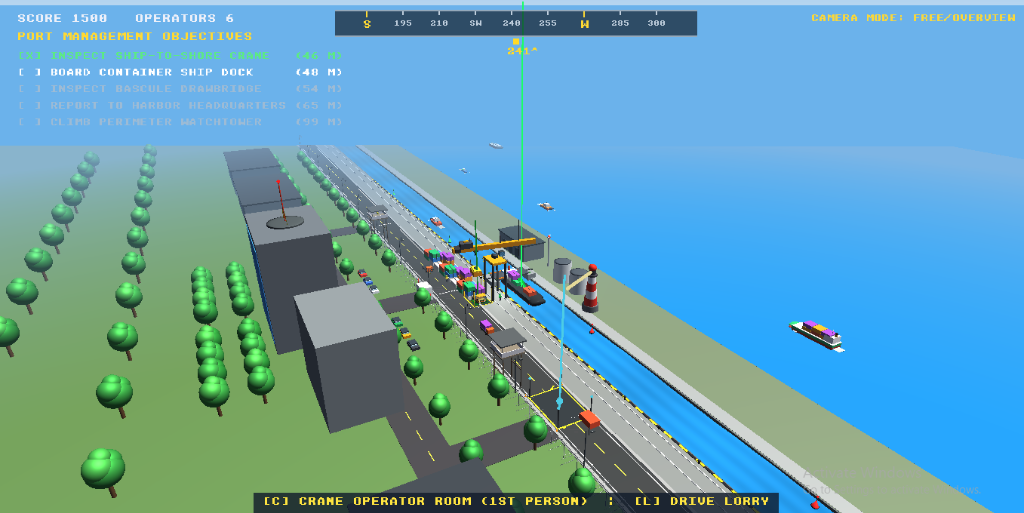
#> input picture GraphicsProject-main-main/report_assets/screenshot_overview.png, 1024 x 513 px, found by its file name
$ python generate_report_diagrams.py
#> lines starting #> are read from the running program, lines starting #| are printed output that depends on the picture
import os
import matplotlib
matplotlib.use('Agg')
import matplotlib.pyplot as plt
import matplotlib.patches as patches
from PIL import Image, ImageDraw, ImageFont
import numpy as np

os.makedirs('report_assets', exist_ok=True)

# -------------------------------------------------------------------------
# Figure 3.1: The six layers (dependencies point downward) and the main loop
# (Matching user's phone screenshot 1 but 100% customized for Sea Port 3D)
# -------------------------------------------------------------------------
fig, ax = plt.subplots(figsize=(10, 3.2), dpi=300)
ax.set_xlim(0, 10)
ax.set_ylim(0, 3.2)
ax.axis('off')

# Layer boxes (stacked on left)
layers = [
    ("Port: mission, STS crane mechanics, lorry transport, AI vessels, HUD, sound", "#d4ddf7"),
    ("Engine/Render: forward Blinn-Phong & Gouraud, multi-lights, sky dome", "#dce5f9"),
    ("Engine/World: quay collision, 1st-person FPS, crane cabin, 3rd-person orbit", "#e4ecfb"),
    ("Engine/Procedural: 7 analytical quadrics, buoys, traffic cones, water wave grid", "#ebf2fd"),
    ("Engine/GPU: GLSL 330 shaders, VAO/VBO/EBO buffers, in-memory font atlas", "#f2f7fe"),
    ("Engine/Platform: GLFW window, OpenGL 3.3 Core, input, high-res clock", "#f7faff")
]

box_x = 0.5
box_w = 5.6
box_h = 0.42
start_y = 2.65

for i, (text, col) in enumerate(layers):
    y = start_y - i * box_h
    rect = patches.Rectangle((box_x, y), box_w, box_h, linewidth=0.8, edgecolor='#333333', facecolor=col)
    ax.add_patch(rect)
    ax.text(box_x + box_w/2, y + box_h/2, text, ha='center', va='center', fontsize=7.2, color='#111111', weight='medium')

# Arrow pointing downward on the right of the stack
arr_x = box_x + box_w + 0.15
ax.annotate('', xy=(arr_x, start_y - 5.5 * box_h), xytext=(arr_x, start_y + box_h),
            arrowprops=dict(arrowstyle="->", lw=1.2, color='#222222'))
ax.text(arr_x + 0.1, start_y - 2.5 * box_h, "depends\non", ha='left', va='center', fontsize=7.5, color='#222222')

# Main loop on the right
loop_steps = ["init", "input", "update", "render", "end"]
step_x = 7.1
step_y = 1.6
step_w = 0.52
step_h = 0.32

for j, step in enumerate(loop_steps):
    x = step_x + j * (step_w + 0.12)
    # rounded box
    rect = patches.FancyBboxPatch((x, step_y - step_h/2), step_w, step_h, boxstyle="round,pad=0.04,rounding_size=0.08",
                                  linewidth=0.8, edgecolor='#333333', facecolor='#ffffff')
    ax.add_patch(rect)
    ax.text(x + step_w/2, step_y, step, ha='center', va='center', fontsize=7.5, color='#111111')

    if j < len(loop_steps) - 1:
        ax.annotate('', xy=(x + step_w + 0.12, step_y), xytext=(x + step_w, step_y),
                    arrowprops=dict(arrowstyle="->", lw=1.0, color='#333333'))

plt.tight_layout()
plt.savefig('report_assets/figure_six_layers_mainloop.png', bbox_inches='tight', dpi=300)
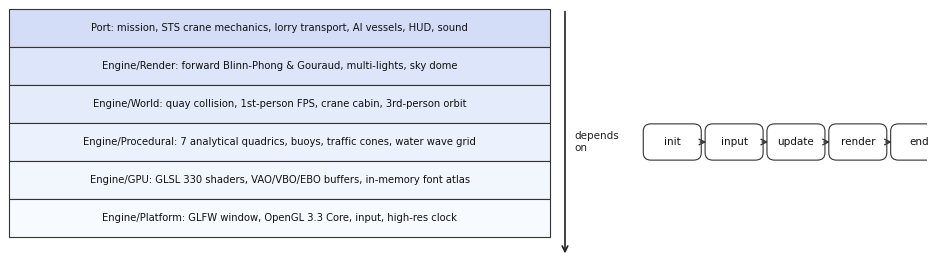
#> figure drawn by matplotlib, 1 panel
plt.close()
print("Generated figure_six_layers_mainloop.png")

# -------------------------------------------------------------------------
# Figure 3.6: The geometry of lighting: vectors and the four light types
# (Matching user's phone screenshot 2)
# -------------------------------------------------------------------------
fig, (ax1, ax2) = plt.subplots(1, 2, figsize=(9.5, 3.2), dpi=300, gridspec_kw={'width_ratios': [1, 1.3]})

# (a) Vectors of a model
ax1.set_xlim(-1.8, 1.8)
ax1.set_ylim(-0.4, 2.2)
ax1.axis('off')

# Surface
ax1.plot([-1.5, 1.5], [0, 0], color='#222222', lw=2)

# Normal n
ax1.annotate('', xy=(0, 1.8), xytext=(0, 0), arrowprops=dict(arrowstyle="->", lw=2, color='#111111'))
ax1.text(0, 1.95, "n", ha='center', va='bottom', fontsize=10, weight='bold')

# Light l
ax1.annotate('', xy=(-1.2, 1.2), xytext=(0, 0), arrowprops=dict(arrowstyle="->", lw=1.8, color='#b45309'))
ax1.text(-1.35, 1.3, "l", ha='center', va='bottom', fontsize=10, color='#b45309', weight='bold')

# View v
ax1.annotate('', xy=(1.3, 1.1), xytext=(0, 0), arrowprops=dict(arrowstyle="->", lw=1.8, color='#1e40af'))
ax1.text(1.42, 1.15, "v", ha='center', va='bottom', fontsize=10, color='#1e40af', weight='bold')

# Half vector h
H_dir = np.array([-1.2, 1.2]) / np.linalg.norm([-1.2, 1.2]) + np.array([1.3, 1.1]) / np.linalg.norm([1.3, 1.1])
H = 1.65 * (H_dir / np.linalg.norm(H_dir))
ax1.annotate('', xy=(H[0], H[1]), xytext=(0, 0), arrowprops=dict(arrowstyle="->", lw=1.8, color='#047857'))
ax1.text(H[0]+0.15, H[1]+0.05, "h", ha='center', va='bottom', fontsize=10, color='#047857', weight='bold')

# Arc for theta_i
arc = patches.Arc((0, 0), 1.0, 1.0, angle=0, theta1=90, theta2=135, color='#b45309', lw=1.2)
ax1.add_patch(arc)
ax1.text(-0.25, 0.65, r"$\theta_i$", fontsize=8.5, color='#b45309')

ax1.text(0, -0.3, "(a) Vectors of a model", ha='center', fontsize=9.5, weight='bold')

# (b) The four light types
ax2.set_xlim(0, 8.5)
ax2.set_ylim(-0.4, 2.2)
ax2.axis('off')

# 1. Directional
for dy in [0.7, 1.2, 1.7]:
    ax2.annotate('', xy=(1.4, dy - 0.45), xytext=(0.4, dy),
                 arrowprops=dict(arrowstyle="->", lw=1.5, color='#b45309'))
ax2.text(0.9, -0.1, "Directional\n(Sun)", ha='center', fontsize=8)

# 2. Point (Sodium lamp)
px, py = 3.1, 1.2
for ang in np.linspace(0, 2*np.pi, 8, endpoint=False):
    dx, dy = 0.5 * np.cos(ang), 0.5 * np.sin(ang)
    ax2.annotate('', xy=(px + dx, py + dy), xytext=(px, py),
                 arrowprops=dict(arrowstyle="->", lw=1.3, color='#b45309'))
ax2.scatter([px], [py], color='#b45309', s=40, zorder=5)
ax2.text(px, -0.1, "Point\n(Lamp)", ha='center', fontsize=8)

# 3. Spot (Crane worklight)
sx, sy = 5.4, 1.7
ax2.plot([sx - 0.55, sx, sx + 0.55, sx - 0.55], [0.55, sy, 0.55, 0.55], color='#b45309', lw=1.5)
ax2.annotate('', xy=(sx, 0.6), xytext=(sx, sy), arrowprops=dict(arrowstyle="->", lw=1.5, color='#b45309'))
ax2.text(sx, -0.1, "Spot\n(Worklight)", ha='center', fontsize=8)

# 4. Sweeping Lighthouse Beam
bx, by = 7.5, 1.7
for offset in [-0.3, -0.1, 0.1, 0.3]:
    ax2.annotate('', xy=(bx + offset, 0.5), xytext=(bx + offset, by),
                 arrowprops=dict(arrowstyle="->", lw=1.3, color='#b45309'))
ax2.plot([bx - 0.35, bx + 0.35], [by, by], color='#b45309', lw=2)
ax2.text(bx, -0.1, "Beam\n(Lighthouse)", ha='center', fontsize=8)

ax2.text(4.25, -0.3, "(b) The four simulation light types", ha='center', fontsize=9.5, weight='bold')

plt.tight_layout()
plt.savefig('report_assets/figure_lighting_geometry_four_types.png', bbox_inches='tight', dpi=300)
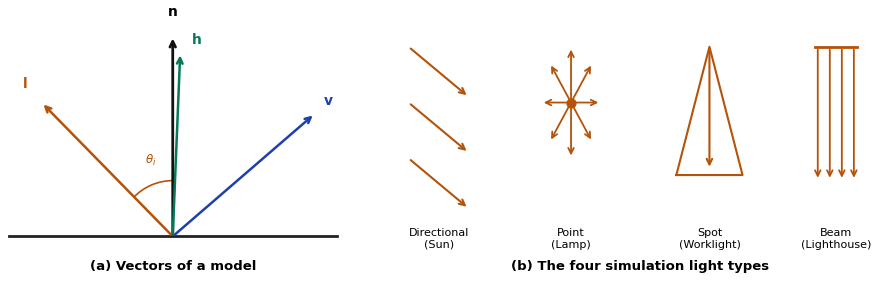
#> figure drawn by matplotlib, 2 panels
plt.close()
print("Generated figure_lighting_geometry_four_types.png")

# -------------------------------------------------------------------------
# Figure 4.2: 9-Panel Engine and Simulation in Action Collage
# (Matching user's phone screenshot 3 with REAL in-game screenshots)
# -------------------------------------------------------------------------
grid_items = [
    ("report_assets/screenshot_overview.png", "(a) Harbor Overview"),
    ("report_assets/screenshot_quayside_sts.png", "(b) Quayside STS Crane"),
    ("report_assets/screenshot_crane_loading_cab.png", "(c) 1st-Person Cabin Loading"),
    ("report_assets/screenshot_crane_tactical.png", "(d) 3rd-Person Tactical Orbit"),
    ("report_assets/screenshot_lorry_bay.png", "(e) Unload Bay & Lorry"),
    ("report_assets/screenshot_day_mode.png", "(f) Daytime Illumination"),
    ("report_assets/screenshot_night_mode.png", "(g) Nocturnal Light Pools"),
    ("C:/Users/CZ/.gemini/antigravity-ide/brain/27b72aa2-8c74-4ab8-aeeb-733b9d5643de/.user_uploaded/media_1791613879278.png", "(h) Sightline Bug (Before)"),
    ("report_assets/screenshot_crane_tactical.png", "(i) Sightline Fixed (After)")
]

fig, axes = plt.subplots(3, 3, figsize=(10, 7.5), dpi=300)
axes = axes.flatten()

for idx, (path, label) in enumerate(grid_items):
    ax = axes[idx]
    if os.path.exists(path):
        img = Image.open(path)
#> img is the input picture: PIL image 1024x513 RGBA; mean R, G, B, A 102, 161.9, 179.8, 255
        ax.imshow(img)
    else:
        ax.fill([0, 1, 1, 0], [0, 0, 1, 1], '#e2e8f0')
        ax.text(0.5, 0.5, label, ha='center', va='center', fontsize=8)
    ax.axis('off')
    ax.set_title(label, fontsize=8.5, weight='bold', pad=4, color='#1e293b')

plt.tight_layout()
plt.savefig('report_assets/figure_simulation_action_grid.png', bbox_inches='tight', dpi=300)
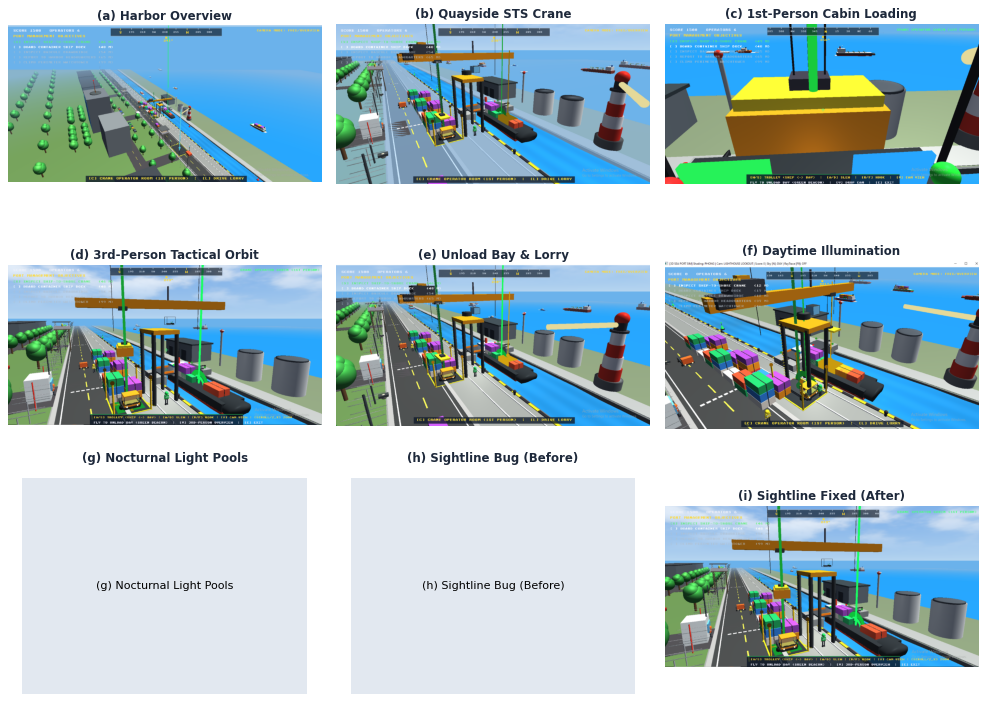
#> figure drawn by matplotlib, 9 panels
plt.close()
print("Generated figure_simulation_action_grid.png")

# -------------------------------------------------------------------------
# Figure 3.7: Painted Spheres & Ray Tracing Reflection Showcase
# (Matching user's phone screenshot 4)
# -------------------------------------------------------------------------
fig, ax = plt.subplots(figsize=(9, 4), dpi=300)
ax.axis('off')
rt_img_path = 'report_assets/screenshot_raytracing_bonus.png'
if os.path.exists(rt_img_path):
    rt_img = Image.open(rt_img_path)
    ax.imshow(rt_img)
    ax.set_title("Figure 3.7: Real-Time Screen-Space Whitted Ray Tracing Simulation Showcase\n(Red Specular, Center Chrome Mirror Reflection, Green Glossy, and Secondary Reflected Floor Bounces)",
                 fontsize=9.5, weight='bold', pad=8, color='#0f172a')
plt.tight_layout()
plt.savefig('report_assets/figure_raytracing_spheres_showcase.png', bbox_inches='tight', dpi=300)
plt.close()
print("Generated figure_raytracing_spheres_showcase.png")
